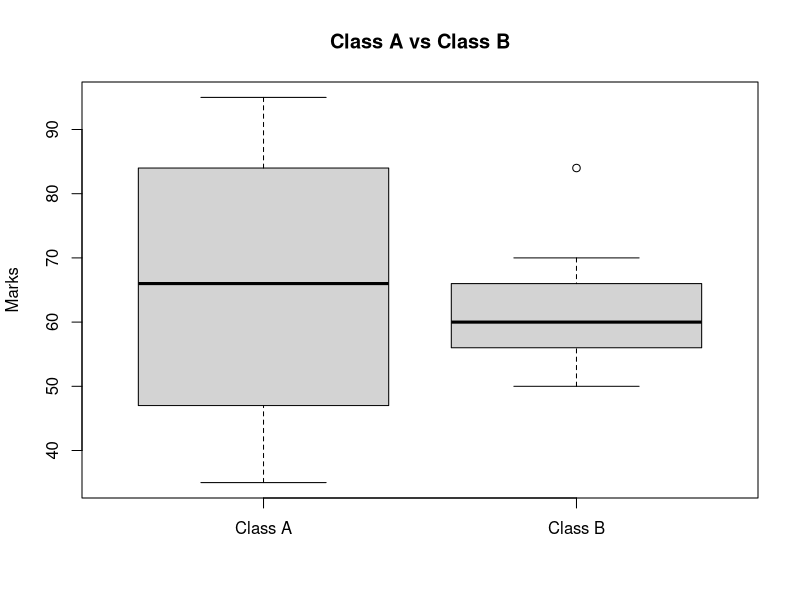

Write R code to recreate this figure.
class_A <- c(76, 35, 47, 64, 95, 66, 89, 36, 84)
class_B <- c(51, 56, 84, 60, 59, 70, 63, 66, 50)

cat("Class A Mean =", mean(class_A), "\n")
cat("Class A Median =", median(class_A), "\n")
cat("Class A Range =", diff(range(class_A)), "\n\n")

cat("Class B Mean =", mean(class_B), "\n")
cat("Class B Median =", median(class_B), "\n")
cat("Class B Range =", diff(range(class_B)), "\n")

boxplot(class_A, class_B, names = c("Class A", "Class B"), main = "Class A vs Class B", ylab = "Marks")
